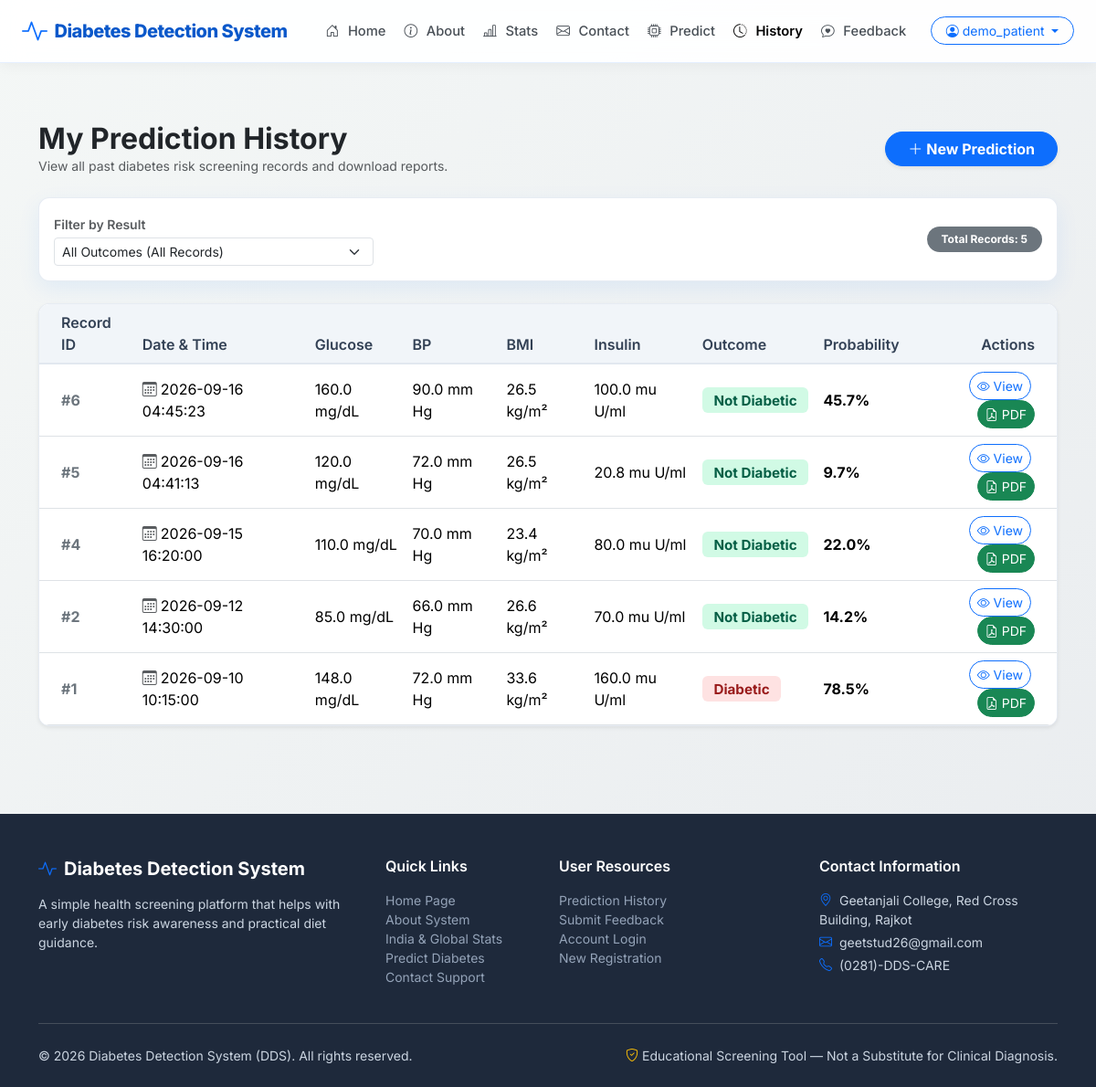
The app's page /history (signed in) with its own data.
### tables this page shows
CREATE TABLE users (
            id INTEGER PRIMARY KEY AUTOINCREMENT,
            username TEXT UNIQUE NOT NULL,
            email TEXT UNIQUE NOT NULL,
            password_hash TEXT NOT NULL,
            is_admin BOOLEAN DEFAULT 0,
            created_at TIMESTAMP DEFAULT CURRENT_TIMESTAMP
        );

CREATE TABLE predictions (
            id INTEGER PRIMARY KEY AUTOINCREMENT,
            user_id INTEGER NOT NULL,
            pregnancies INTEGER,
            glucose REAL,
            blood_pressure REAL,
            skin_thickness REAL,
            insulin REAL,
            bmi REAL,
            diabetes_pedigree REAL,
            age INTEGER,
            result TEXT NOT NULL,
            probability REAL NOT NULL,
            created_at TIMESTAMP DEFAULT CURRENT_TIMESTAMP,
            FOREIGN KEY (user_id) REFERENCES users (id)
        );

### app.py (the view)
@app.route('/history')
@login_required
def history():
    conn = get_db_connection()
    search = request.args.get('search', '').strip()
    result_filter = request.args.get('result_filter', '').strip()
    query = 'SELECT * FROM predictions WHERE user_id = ?'
    params = [current_user.id]
    if result_filter:
        query += ' AND result = ?'
        params.append(result_filter)
    query += ' ORDER BY created_at DESC'
    predictions = conn.execute(query, params).fetchall()
    conn.close()
    return render_template('history.html', predictions=predictions, result_filter=result_filter)

### app.py (called while the page is built)
def get_db_connection():
    conn = sqlite3.connect(DB_PATH)
    conn.row_factory = sqlite3.Row
    return conn

@login_manager.user_loader
def load_user(user_id):
    conn = get_db_connection()
    user_row = conn.execute('SELECT * FROM users WHERE id = ?', (user_id,)).fetchone()
    conn.close()
    if user_row:
        return User(user_row['id'], user_row['username'], user_row['email'], user_row['is_admin'])
    return None

### templates/history.html (shortened to what this page needs)
{% extends 'base.html' %}
{% block content %}
<div class="container my-5">
    <div class="d-flex justify-content-between align-items-center mb-4 flex-wrap gap-3">
        <div>
            <h2 class="fw-bold text-dark mb-0">My Prediction History</h2>
            <p class="text-muted small mb-0">View all past diabetes risk screening records and download reports.</p>
        </div>
        <a href="{{ url_for('predict') }}" class="btn btn-primary rounded-pill px-4 fw-bold shadow-sm">
            <i class="bi bi-plus-lg me-1"></i>New Prediction
        </a>
    </div>
    <div class="card card-custom p-3 mb-4">
        <form action="{{ url_for('history') }}" method="GET" class="row g-3 align-items-center">
            <div class="col-md-4">
                <label for="result_filter" class="form-label small fw-semibold text-muted mb-1">Filter by Result</label>
                <select name="result_filter" id="result_filter" class="form-select form-select-sm" onchange="this.form.submit()">
                    <option value="" {% if not result_filter %}selected{% endif %}>All Outcomes (All Records)</option>
                </select>
            </div>
            <div class="col-md-4 ms-auto text-md-end">
                <span class="badge bg-secondary rounded-pill px-3 py-2">
                    Total Records: {{ predictions|length }}
                </span>
            </div>
        </form>
    </div>
    <div class="card card-custom p-0 overflow-hidden shadow-sm">
        <div class="table-responsive">
            <table class="table table-hover align-middle table-custom mb-0">
                <thead>
                    <tr>
                        <th class="ps-4">Record ID</th>
                        <th>Date & Time</th>
                        <th>Glucose</th>
                        <th>BP</th>
                        <th>BMI</th>
                        <th>Insulin</th>
                        <th>Outcome</th>
                        <th>Probability</th>
                        <th class="text-end pe-4">Actions</th>
                    </tr>
                </thead>
                <tbody>
                    {% if predictions %}
                        {% for p in predictions %}
                        <tr>
                            <td class="ps-4 fw-bold text-secondary">#{{ p.id }}</td>
                            <td><i class="bi bi-calendar3 me-1 text-muted"></i>{{ p.created_at }}</td>
                            <td>{{ p.glucose }} mg/dL</td>
                            <td>{{ p.blood_pressure }} mm Hg</td>
                            <td>{{ p.bmi }} kg/m²</td>
                            <td>{{ p.insulin }} mu U/ml</td>
                            <td>
                                {% if p.result == 'Diabetic' %}
                                <span class="badge badge-diabetic">Diabetic</span>
                                {% else %}
                                <span class="badge badge-healthy">Not Diabetic</span>
                                {% endif %}
                            </td>
                            <td class="fw-bold">{{ "%.1f"|format(p.probability) }}%</td>
                            <td class="text-end pe-4">
                                <a href="{{ url_for('result', pred_id=p.id) }}" class="btn btn-sm btn-outline-primary rounded-pill me-1" title="View Full Report">
                                    <i class="bi bi-eye"></i> View
                                </a>
                                <a href="{{ url_for('download_report', pred_id=p.id) }}" class="btn btn-sm btn-success rounded-pill" title="Download PDF Report">
                                    <i class="bi bi-file-earmark-pdf"></i> PDF
                                </a>
                            </td>
                        </tr>
                        {% endfor %}
                    {% endif %}
                </tbody>
            </table>
        </div>
    </div>
</div>
{% endblock %}

### templates/base.html (shortened to what this page needs)
<!DOCTYPE html>
<html lang="en">
<head>
    <link href="https://cdn.jsdelivr.net/npm/bootstrap@5.3.2/dist/css/bootstrap.min.css" rel="stylesheet">
    <link rel="stylesheet" href="https://cdn.jsdelivr.net/npm/bootstrap-icons@1.11.1/font/bootstrap-icons.css">
    <link rel="stylesheet" href="{{ url_for('static', filename='css/style.css') }}">
</head>
<body>
    <nav class="navbar navbar-expand-lg sticky-top navbar-custom">
        <div class="container-fluid px-lg-4 px-3">
            <a class="navbar-brand navbar-brand-logo d-flex align-items-center" href="{{ url_for('home') }}">
                <i class="bi bi-activity text-primary fs-3 me-2"></i>
                <span>Diabetes Detection System</span>
            </a>
            <div class="collapse navbar-collapse" id="navbarMain">
                <ul class="navbar-nav me-auto mb-2 mb-lg-0 ms-lg-3">
                    <li class="nav-item">
                        <a class="nav-link {% if request.endpoint == 'home' %}active{% endif %}" href="{{ url_for('home') }}">
                            <i class="bi bi-house-door me-1"></i>Home
                        </a>
                    </li>
                    <li class="nav-item">
                        <a class="nav-link {% if request.endpoint == 'about' %}active{% endif %}" href="{{ url_for('about') }}">
                            <i class="bi bi-info-circle me-1"></i>About
                        </a>
                    </li>
                    <li class="nav-item">
                        <a class="nav-link {% if request.endpoint == 'stats' %}active{% endif %}" href="{{ url_for('stats') }}">
                            <i class="bi bi-bar-chart-line me-1"></i>Stats
                        </a>
                    </li>
                    <li class="nav-item">
                        <a class="nav-link {% if request.endpoint == 'contact' %}active{% endif %}" href="{{ url_for('contact') }}">
                            <i class="bi bi-envelope me-1"></i>Contact
                        </a>
                    </li>
                    {% if current_user.is_authenticated %}
                    <li class="nav-item">
                        <a class="nav-link {% if request.endpoint == 'predict' %}active{% endif %}" href="{{ url_for('predict') }}">
                            <i class="bi bi-cpu me-1"></i>Predict
                        </a>
                    </li>
                    <li class="nav-item">
                        <a class="nav-link {% if request.endpoint == 'history' %}active{% endif %}" href="{{ url_for('history') }}">
                            <i class="bi bi-clock-history me-1"></i>History
                        </a>
                    </li>
                    {% endif %}
                    <li class="nav-item">
                        <a class="nav-link {% if request.endpoint == 'feedback' %}active{% endif %}" href="{{ url_for('feedback') }}">
                            <i class="bi bi-chat-heart me-1"></i>Feedback
                        </a>
                    </li>
                </ul>
                <div class="d-flex align-items-center gap-2">
                    {% if current_user.is_authenticated %}
                    <div class="dropdown">
                        <button class="btn btn-outline-primary btn-sm dropdown-toggle rounded-pill px-3" type="button" data-bs-toggle="dropdown">
                            <i class="bi bi-person-circle me-1"></i>{{ current_user.username }}
                        </button>
                    </div>
                    {% else %}
                    <a href="{{ url_for('login') }}" class="btn btn-outline-primary btn-sm rounded-pill px-3">Log In</a>
                    <a href="{{ url_for('signup') }}" class="btn btn-primary btn-sm rounded-pill px-3">Sign Up</a>
                    {% endif %}
                </div>
            </div>
        </div>
    </nav>
    <main class="content-wrapper">
        {% block content %}{% endblock %}
    </main>
    <footer class="footer-custom">
        <div class="container">
            <div class="row g-4">
                <div class="col-lg-4 col-md-6">
                    <h5 class="text-white fw-bold mb-3 d-flex align-items-center">
                        <i class="bi bi-activity text-primary me-2"></i>Diabetes Detection System
                    </h5>
                    <p class="small text-slate-400 mb-3">
                        A simple health screening platform that helps with early diabetes risk awareness and practical diet guidance.
                    </p>
                </div>
                <div class="col-lg-2 col-md-6">
                    <h6 class="text-white fw-semibold mb-3">Quick Links</h6>
                    <ul class="list-unstyled small space-y-2">
                        <li><a href="{{ url_for('home') }}">Home Page</a></li>
                        <li><a href="{{ url_for('about') }}">About System</a></li>
                        <li><a href="{{ url_for('stats') }}">India & Global Stats</a></li>
                        <li><a href="{{ url_for('predict') }}">Predict Diabetes</a></li>
                        <li><a href="{{ url_for('contact') }}">Contact Support</a></li>
                    </ul>
                </div>
                <div class="col-lg-3 col-md-6">
                    <h6 class="text-white fw-semibold mb-3">User Resources</h6>
                    <ul class="list-unstyled small space-y-2">
                        <li><a href="{{ url_for('history') }}">Prediction History</a></li>
                        <li><a href="{{ url_for('feedback') }}">Submit Feedback</a></li>
                        <li><a href="{{ url_for('login') }}">Account Login</a></li>
                        <li><a href="{{ url_for('signup') }}">New Registration</a></li>
                    </ul>
                </div>
                <div class="col-lg-3 col-md-6">
                    <h6 class="text-white fw-semibold mb-3">Contact Information</h6>
                    <p class="small mb-1"><i class="bi bi-geo-alt text-primary me-2"></i>Geetanjali College, Red Cross Building, Rajkot</p>
                    <p class="small mb-1"><i class="bi bi-envelope text-primary me-2"></i>geetstud26@gmail.com</p>
                    <p class="small mb-0"><i class="bi bi-telephone text-primary me-2"></i>(0281)-DDS-CARE</p>
                </div>
            </div>
            <hr class="my-4 border-secondary opacity-50">
            <div class="row align-items-center small">
                <div class="col-md-6 text-center text-md-start">
                    &copy; 2026 Diabetes Detection System (DDS). All rights reserved.
                </div>
                <div class="col-md-6 text-center text-md-end text-slate-400">
                    <i class="bi bi-shield-check text-warning me-1"></i>Educational Screening Tool — Not a Substitute for Clinical Diagnosis.
                </div>
            </div>
        </div>
    </footer>
</body>
</html>

### static/css/style.css (style rules this page uses)
:root { --primary-color: #0d6efd; --primary-hover: #0b5ed7; --primary-dark: #0a58ca; --emerald-green: #198754; --soft-emerald: #d1e7dd; --risk-red: #dc3545; --warning-amber: #ffc107; --bg-gradient: linear-gradient(135deg, #f4f7f6 0%, #e9ecef 100%); --card-bg: #ffffff; --text-primary: #212529; --text-muted: #6c757d; --border-radius: 12px; --box-shadow: 0 8px 24px rgba(13, 110, 253, 0.08); }
body { font-family: 'Inter', system-ui, -apple-system, sans-serif; background: var(--bg-gradient); color: var(--text-primary); min-height: 100vh; display: flex; flex-direction: column; }
main.content-wrapper { flex: 1 0 auto; padding-bottom: 3rem; }
.navbar-custom { background: rgba(255, 255, 255, 0.92); backdrop-filter: blur(12px); box-shadow: 0 2px 15px rgba(0, 0, 0, 0.05); border-bottom: 1px solid rgba(13, 110, 253, 0.1); }
.navbar-brand-logo { font-weight: 800; font-size: 1.25rem; color: var(--primary-dark); letter-spacing: -0.5px; white-space: nowrap; }
.nav-link { font-weight: 500; font-size: 0.92rem; color: #495057; margin: 0 2px; white-space: nowrap; display: inline-flex; align-items: center; gap: 0.35rem; transition: all 0.2s ease; }
.nav-link:hover, .nav-link.active { color: var(--primary-color); font-weight: 600; }
.footer-custom { background: #1e293b; color: #cbd5e1; padding: 3rem 0 1.5rem; margin-top: auto; }
.footer-custom a { color: #94a3b8; text-decoration: none; transition: color 0.2s ease; }
.card-custom { background: var(--card-bg); border: 1px solid rgba(226, 232, 240, 0.8); border-radius: var(--border-radius); box-shadow: var(--box-shadow); transition: transform 0.2s ease, box-shadow 0.2s ease; }
.badge-diabetic { background-color: #fee2e2; color: #991b1b; font-weight: 700; font-size: 0.95rem; padding: 0.4rem 0.8rem; border-radius: 6px; }
.badge-healthy { background-color: #d1fae5; color: #065f46; font-weight: 700; font-size: 0.95rem; padding: 0.4rem 0.8rem; border-radius: 6px; }
.table-custom { background: white; border-radius: 10px; overflow: hidden; box-shadow: 0 2px 8px rgba(0, 0, 0, 0.04); }
.table-custom th { background: #f1f5f9; color: #334155; font-weight: 600; border-bottom: 2px solid #e2e8f0; }

### records on screen
users: username "demo_patient"
predictions: id "6", created_at "2026-09-16 04:45:23", glucose "160.0", blood_pressure "90.0", bmi "26.5", insulin "100.0", result "Not Diabetic", probability "45.7"
predictions: id "5", created_at "2026-09-16 04:41:13", glucose "120.0", blood_pressure "72.0", bmi "26.5", insulin "20.8", result "Not Diabetic", probability "9.7"
predictions: id "4", created_at "2026-09-15 16:20:00", glucose "110.0", blood_pressure "70.0", bmi "23.4", insulin "80.0", result "Not Diabetic", probability "22.0"
predictions: id "2", created_at "2026-09-12 14:30:00", glucose "85.0", blood_pressure "66.0", bmi "26.6", insulin "70.0", result "Not Diabetic", probability "14.2"
predictions: id "1", created_at "2026-09-10 10:15:00", glucose "148.0", blood_pressure "72.0", bmi "33.6", insulin "160.0", result "Diabetic", probability "78.5"

### other values on screen
{{ predictions|length }} "5"
